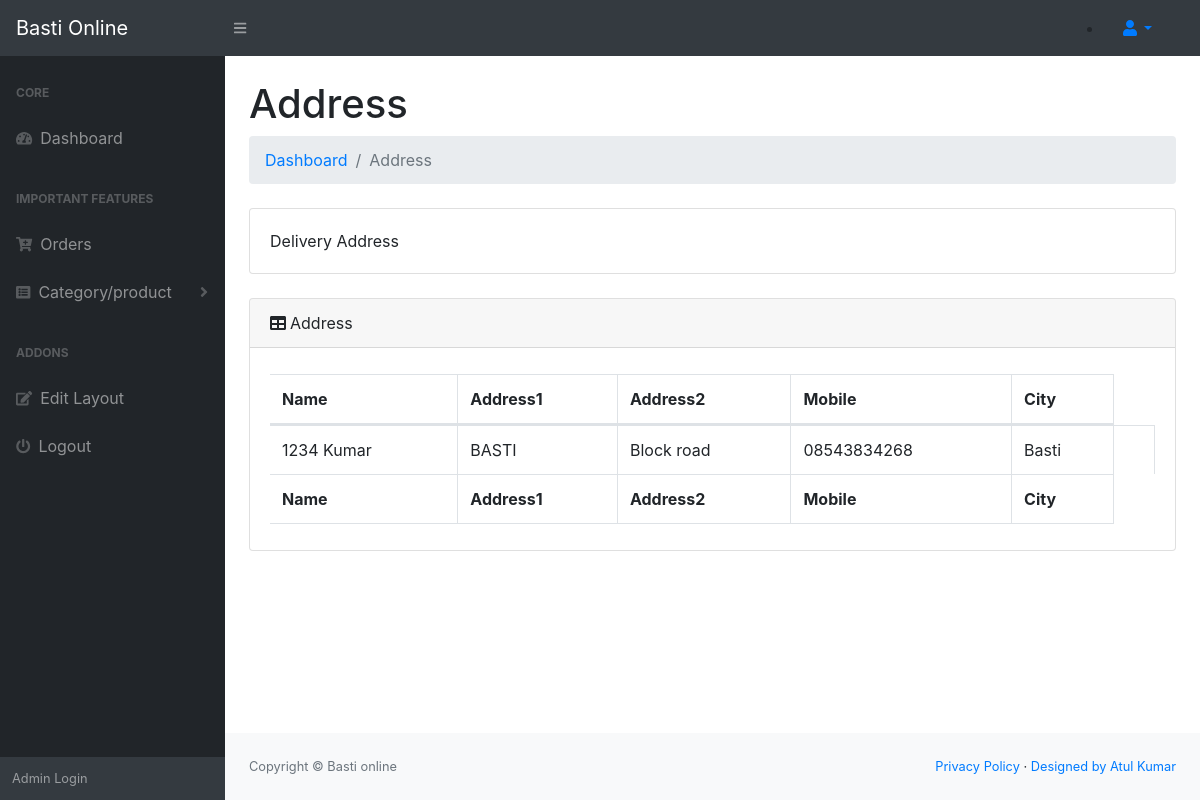
Screenshot of /admin/address.php?id=12 (signed in) with the database file from the repository.
### tables this page shows
CREATE TABLE `orders` (
  `id` int(11) NOT NULL,
  `uid` int(11) NOT NULL,
  `totalprice` varchar(255) NOT NULL,
  `orderstatus` varchar(255) NOT NULL,
  `paymentmode` varchar(255) NOT NULL,
  `timestamp` datetime DEFAULT CURRENT_TIMESTAMP
);

CREATE TABLE `usersmeta` (
  `id` int(11) NOT NULL,
  `uid` int(11) NOT NULL,
  `firstname` varchar(255) NOT NULL,
  `lastname` varchar(255) NOT NULL,
  `company` varchar(255) NOT NULL,
  `address1` varchar(255) NOT NULL,
  `address2` varchar(255) NOT NULL,
  `city` varchar(255) NOT NULL,
  `state` varchar(255) NOT NULL,
  `country` varchar(255) NOT NULL,
  `zip` varchar(255) NOT NULL,
  `mobile` varchar(255) NOT NULL
);

### admin/address.php (the view, shortened to what this page needs)
<?php
	require_once 'config/connect.php';
?>
<?php include 'header.php' ?>
    <body class="sb-nav-fixed">
        <?php include 'nav.php' ?>
            </div>
            <div id="layoutSidenav_content">
                <main>
                    <div class="container-fluid">
                        <h1 class="mt-4">Address</h1>
                        <ol class="breadcrumb mb-4">
                            <li class="breadcrumb-item"><a href="index.php">Dashboard</a></li>
                            <li class="breadcrumb-item active">Address</li>
                        </ol>
                        <div class="card mb-4">
                            <div class="card-body">Delivery Address</div>
                        </div>
                        <div class="card mb-4">
                            <div class="card-header"><i class="fas fa-table mr-1"></i>Address</div>
                            <div class="card-body">
                                <div class="table-responsive">
                                    <table class="table table-bordered" id="dataTable" width="100%" cellspacing="0">
                                        <thead>
                                            <tr>
                                                <th>Name</th>
                                                <th>Address1</th>
                                                <th>Address2</th>
                                                <th>Mobile</th>
                                                <th>City</th>
                                            </tr>
                                        </thead>
                                        <tfoot>
                                            <tr>
                                                <th>Name</th>
                                                <th>Address1</th>
                                                <th>Address2</th>
                                                <th>Mobile</th>
                                                <th>City</th>
                                            </tr>
                                        <tbody>
                                            <?php
                                               if(isset($_GET['id']) & !empty($_GET['id'])){
                                                    $oid = $_GET['id'];
                                                }else{
                                                    header('location: my-account.php');
                                                }
                                                $sql = "SELECT o.id, o.totalprice, o.orderstatus, o.paymentmode, o.`timestamp`, u.city, u.mobile, u.address2, u.address1, u.firstname, u.lastname FROM orders o JOIN usersmeta u WHERE o.uid=u.uid  AND o.id='$oid' ORDER BY o.id DESC";
                                                $res = mysqli_query($connection, $sql);
                                                $r = mysqli_fetch_assoc($res)
                                            ?>
                                            <tr>
                                                <td><?php echo $r['firstname']. " " . $r['lastname']; ?></td>
                                                <td><?php echo $r['address1']; ?></td>
                                                <td><?php echo $r['address2']; ?></td>
                                                <td><?php echo $r['mobile']; ?></a></td>
                                                <td><?php echo $r['city']; ?></td>
                                                <td>
                                        </tbody>
                                    </table>
                                </div>
                            </div>
                        </div>
                    </div>
                </main>
<?php include'footer.php' ?>
    </body>
</html>

### rows the page displays
orders: usersmeta.firstname "1234", usersmeta.lastname "Kumar", usersmeta.address1 "BASTI", usersmeta.address2 "Block road", usersmeta.mobile "08543834268", usersmeta.city "Basti"
